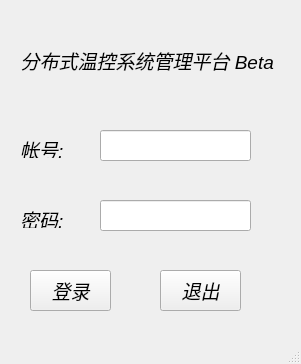
<?xml version="1.0" encoding="UTF-8"?>
<ui version="4.0">
 <class>login</class>
 <widget class="QMainWindow" name="login">
  <property name="geometry">
   <rect>
    <x>0</x>
    <y>0</y>
    <width>301</width>
    <height>364</height>
   </rect>
  </property>
  <property name="font">
   <font>
    <family>Ubuntu</family>
    <italic>true</italic>
   </font>
  </property>
  <property name="focusPolicy">
   <enum>Qt::StrongFocus</enum>
  </property>
  <property name="windowTitle">
   <string>欢迎登录!</string>
  </property>
  <widget class="QWidget" name="centralwidget">
   <widget class="QLineEdit" name="leuid">
    <property name="geometry">
     <rect>
      <x>100</x>
      <y>130</y>
      <width>151</width>
      <height>31</height>
     </rect>
    </property>
   </widget>
   <widget class="QLineEdit" name="lepsd">
    <property name="geometry">
     <rect>
      <x>100</x>
      <y>200</y>
      <width>151</width>
      <height>31</height>
     </rect>
    </property>
    <property name="echoMode">
     <enum>QLineEdit::Password</enum>
    </property>
   </widget>
   <widget class="QLabel" name="label">
    <property name="geometry">
     <rect>
      <x>10</x>
      <y>40</y>
      <width>271</width>
      <height>41</height>
     </rect>
    </property>
    <property name="font">
     <font>
      <pointsize>14</pointsize>
     </font>
    </property>
    <property name="focusPolicy">
     <enum>Qt::NoFocus</enum>
    </property>
    <property name="whatsThis">
     <string>&lt;html&gt;&lt;head/&gt;&lt;body&gt;&lt;p align=&quot;center&quot;&gt;&lt;br/&gt;&lt;/p&gt;&lt;/body&gt;&lt;/html&gt;</string>
    </property>
    <property name="text">
     <string>  分布式温控系统管理平台 Beta</string>
    </property>
   </widget>
   <widget class="QLabel" name="label_2">
    <property name="geometry">
     <rect>
      <x>20</x>
      <y>140</y>
      <width>54</width>
      <height>18</height>
     </rect>
    </property>
    <property name="font">
     <font>
      <pointsize>14</pointsize>
     </font>
    </property>
    <property name="text">
     <string>帐号:</string>
    </property>
   </widget>
   <widget class="QLabel" name="label_3">
    <property name="geometry">
     <rect>
      <x>20</x>
      <y>210</y>
      <width>51</width>
      <height>18</height>
     </rect>
    </property>
    <property name="font">
     <font>
      <pointsize>14</pointsize>
     </font>
    </property>
    <property name="text">
     <string>密码:</string>
    </property>
   </widget>
   <widget class="QPushButton" name="pblogin">
    <property name="geometry">
     <rect>
      <x>30</x>
      <y>270</y>
      <width>81</width>
      <height>41</height>
     </rect>
    </property>
    <property name="font">
     <font>
      <pointsize>14</pointsize>
     </font>
    </property>
    <property name="text">
     <string>登录</string>
    </property>
   </widget>
   <widget class="QPushButton" name="pbquit">
    <property name="geometry">
     <rect>
      <x>160</x>
      <y>270</y>
      <width>81</width>
      <height>41</height>
     </rect>
    </property>
    <property name="font">
     <font>
      <pointsize>14</pointsize>
     </font>
    </property>
    <property name="text">
     <string>退出</string>
    </property>
   </widget>
  </widget>
  <widget class="QStatusBar" name="statusBar"/>
 </widget>
 <resources/>
 <connections/>
</ui>
